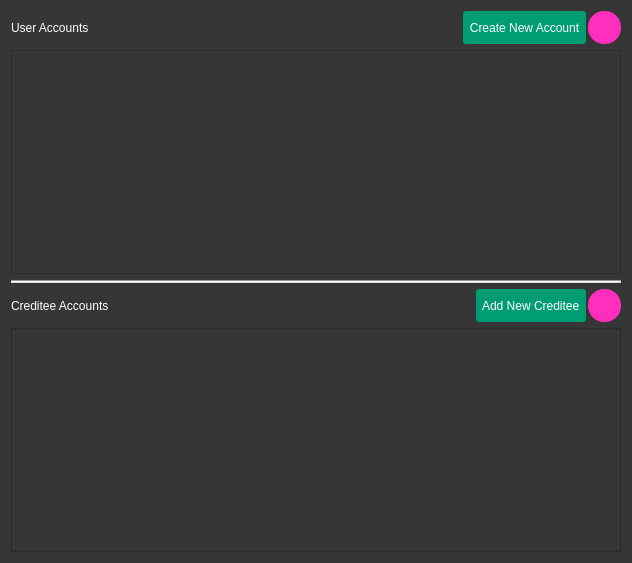
<?xml version="1.0" encoding="UTF-8"?>
<ui version="4.0">
 <class>AccountsForm</class>
 <widget class="QWidget" name="AccountsForm">
  <property name="geometry">
   <rect>
    <x>0</x>
    <y>0</y>
    <width>632</width>
    <height>563</height>
   </rect>
  </property>
  <property name="windowTitle">
   <string>User Accounts Form</string>
  </property>
  <property name="styleSheet">
   <string notr="true">*{
padding:0px;
font:12px;
background-color:rgb(54,54,54);
color:white;
}
QPushButton#reloadAccountsBtn{
background-color:#ff2ebd;
border-radius:16px;
}
QPushButton#newAccountBtn{
background-color:#009d73;
border-radius:3px;
}
QPushButton#reloadAccountsBtn:hover{
border:2px solid white;
}
QPushButton#newAccountBtn:hover{
border:2px solid white;
}
QPushButton#reloadAccountsBtn:pressed{
border:2px solid orange;
}
QPushButton#newAccountBtn:pressed{
border:2px solid orange;
}

QPushButton#reloadcAccountsBtn{
background-color:#ff2ebd;
border-radius:16px;
}
QPushButton#newcAccountBtn{
background-color:#009d73;
border-radius:3px;
}
QPushButton#reloadcAccountsBtn:hover{
border:2px solid white;
}
QPushButton#newcAccountBtn:hover{
border:2px solid white;
}
QPushButton#reloadcAccountsBtn:pressed{
border:2px solid orange;
}
QPushButton#newcAccountBtn:pressed{
border:2px solid orange;
}




</string>
  </property>
  <layout class="QGridLayout" name="gridLayout">
   <item row="0" column="0">
    <layout class="QVBoxLayout" name="verticalLayout">
     <item>
      <layout class="QHBoxLayout" name="horizontalLayout">
       <property name="spacing">
        <number>2</number>
       </property>
       <item>
        <widget class="QLabel" name="label">
         <property name="text">
          <string>User Accounts </string>
         </property>
        </widget>
       </item>
       <item>
        <spacer name="horizontalSpacer">
         <property name="orientation">
          <enum>Qt::Horizontal</enum>
         </property>
         <property name="sizeHint" stdset="0">
          <size>
           <width>40</width>
           <height>20</height>
          </size>
         </property>
        </spacer>
       </item>
       <item>
        <widget class="QPushButton" name="newAccountBtn">
         <property name="minimumSize">
          <size>
           <width>0</width>
           <height>33</height>
          </size>
         </property>
         <property name="toolTip">
          <string>Create New User Account</string>
         </property>
         <property name="text">
          <string>  Create New Account  </string>
         </property>
        </widget>
       </item>
       <item>
        <widget class="QPushButton" name="reloadAccountsBtn">
         <property name="minimumSize">
          <size>
           <width>33</width>
           <height>33</height>
          </size>
         </property>
         <property name="maximumSize">
          <size>
           <width>33</width>
           <height>33</height>
          </size>
         </property>
         <property name="toolTip">
          <string>Reload User Accounts</string>
         </property>
         <property name="text">
          <string/>
         </property>
        </widget>
       </item>
      </layout>
     </item>
     <item>
      <widget class="QScrollArea" name="userAccountsScrollArea">
       <property name="maximumSize">
        <size>
         <width>16777212</width>
         <height>16777215</height>
        </size>
       </property>
       <property name="widgetResizable">
        <bool>true</bool>
       </property>
       <widget class="QWidget" name="scrollAreaWidgetContents">
        <property name="geometry">
         <rect>
          <x>0</x>
          <y>0</y>
          <width>610</width>
          <height>220</height>
         </rect>
        </property>
       </widget>
      </widget>
     </item>
    </layout>
   </item>
   <item row="1" column="0">
    <widget class="Line" name="line">
     <property name="styleSheet">
      <string notr="true">background-color:#dddddd;</string>
     </property>
     <property name="orientation">
      <enum>Qt::Horizontal</enum>
     </property>
    </widget>
   </item>
   <item row="2" column="0">
    <layout class="QVBoxLayout" name="verticalLayout_2">
     <item>
      <layout class="QHBoxLayout" name="horizontalLayout_2">
       <property name="spacing">
        <number>2</number>
       </property>
       <item>
        <widget class="QLabel" name="label_2">
         <property name="text">
          <string>Creditee Accounts </string>
         </property>
        </widget>
       </item>
       <item>
        <spacer name="horizontalSpacer_2">
         <property name="orientation">
          <enum>Qt::Horizontal</enum>
         </property>
         <property name="sizeHint" stdset="0">
          <size>
           <width>40</width>
           <height>20</height>
          </size>
         </property>
        </spacer>
       </item>
       <item>
        <widget class="QPushButton" name="newcAccountBtn">
         <property name="minimumSize">
          <size>
           <width>0</width>
           <height>33</height>
          </size>
         </property>
         <property name="toolTip">
          <string>Add New Creditee</string>
         </property>
         <property name="text">
          <string>  Add New Creditee  </string>
         </property>
        </widget>
       </item>
       <item>
        <widget class="QPushButton" name="reloadcAccountsBtn">
         <property name="minimumSize">
          <size>
           <width>33</width>
           <height>33</height>
          </size>
         </property>
         <property name="maximumSize">
          <size>
           <width>33</width>
           <height>33</height>
          </size>
         </property>
         <property name="toolTip">
          <string>Reload Creditee Accounts</string>
         </property>
         <property name="text">
          <string/>
         </property>
        </widget>
       </item>
      </layout>
     </item>
     <item>
      <widget class="QScrollArea" name="creditAccountsScrollArea">
       <property name="widgetResizable">
        <bool>true</bool>
       </property>
       <widget class="QWidget" name="scrollAreaWidgetContents_2">
        <property name="geometry">
         <rect>
          <x>0</x>
          <y>0</y>
          <width>610</width>
          <height>220</height>
         </rect>
        </property>
       </widget>
      </widget>
     </item>
    </layout>
   </item>
  </layout>
 </widget>
 <resources/>
 <connections/>
</ui>
